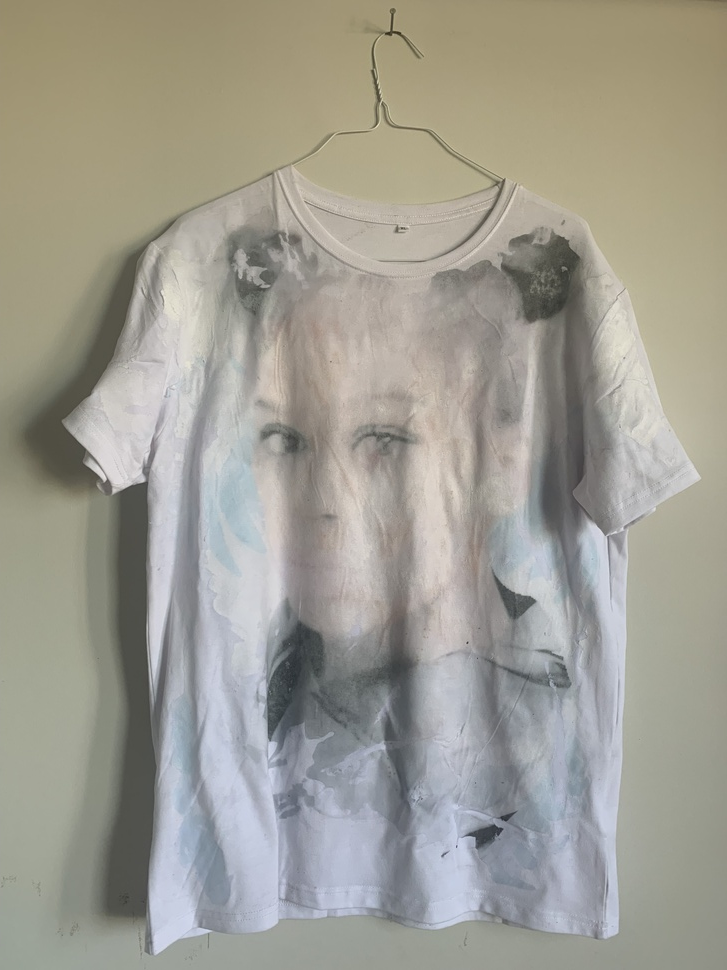
#> input picture assets/1762386487537-IMG_3360.jpeg, 727 x 970 px, shrunk from 3024 x 4032 before the run
$ python garment_detector.py ../../../assets/1762386487537-IMG_3360.jpeg
#> lines starting #> are read from the running program, lines starting #| are printed output that depends on the picture; after the words box and inside, x2 and y2 are one past the last pixel; in counts of white or black regions, pixels touching at a corner belong together
#> further down, image is the input picture: shape (970, 727, 3); mean B, G, R 146.6, 156.8, 159
"""
Garment Keypoint Detection Module

Automatically detects key measurement points on flat-laid garments
using computer vision (edge detection, contour analysis, heuristics).

Supported garment types:
- pants/jeans/leggings
- shirts/tops (coming soon)
- dresses/skirts (coming soon)
"""

import cv2
import numpy as np
from typing import Dict, List, Tuple, Optional
from dataclasses import dataclass
from enum import Enum


class GarmentType(Enum):
    PANTS = "pants"
    SHIRT = "shirt"
    DRESS = "dress"
    SKIRT = "skirt"
    UNKNOWN = "unknown"


@dataclass
class Keypoint:
    """A detected keypoint on the garment."""
    name: str
    x: float
    y: float
    confidence: float = 1.0


@dataclass
class Measurement:
    """A calculated measurement between keypoints."""
    name: str
    value_px: float  # in pixels
    value_cm: float  # in centimeters (if scale provided)
    start_point: str
    end_point: str


@dataclass
class DetectionResult:
    """Result of garment detection."""
    success: bool
    garment_type: GarmentType
    keypoints: List[Keypoint]
    measurements: Dict[str, float]
    contour: Optional[np.ndarray] = None
    error: Optional[str] = None


def preprocess_image(image: np.ndarray) -> Tuple[np.ndarray, np.ndarray]:
    """
    Preprocess image for garment detection.

    Returns:
        Tuple of (grayscale, edges)
    """
    # Convert to grayscale
    if len(image.shape) == 3:
        gray = cv2.cvtColor(image, cv2.COLOR_BGR2GRAY)
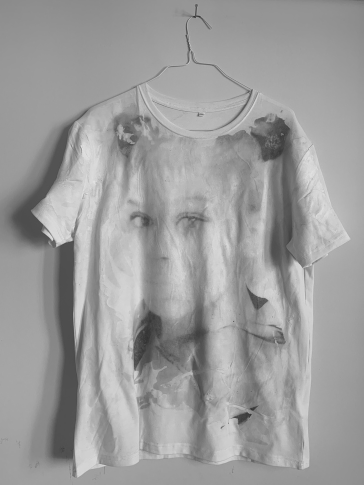
#> gray: shape (970, 727) (shown at 1/2 size); min 43, max 233, mean 156.3
    else:
        gray = image.copy()

    # Apply Gaussian blur to reduce noise
    blurred = cv2.GaussianBlur(gray, (5, 5), 0)

    # Edge detection using Canny
    edges = cv2.Canny(blurred, 30, 100)
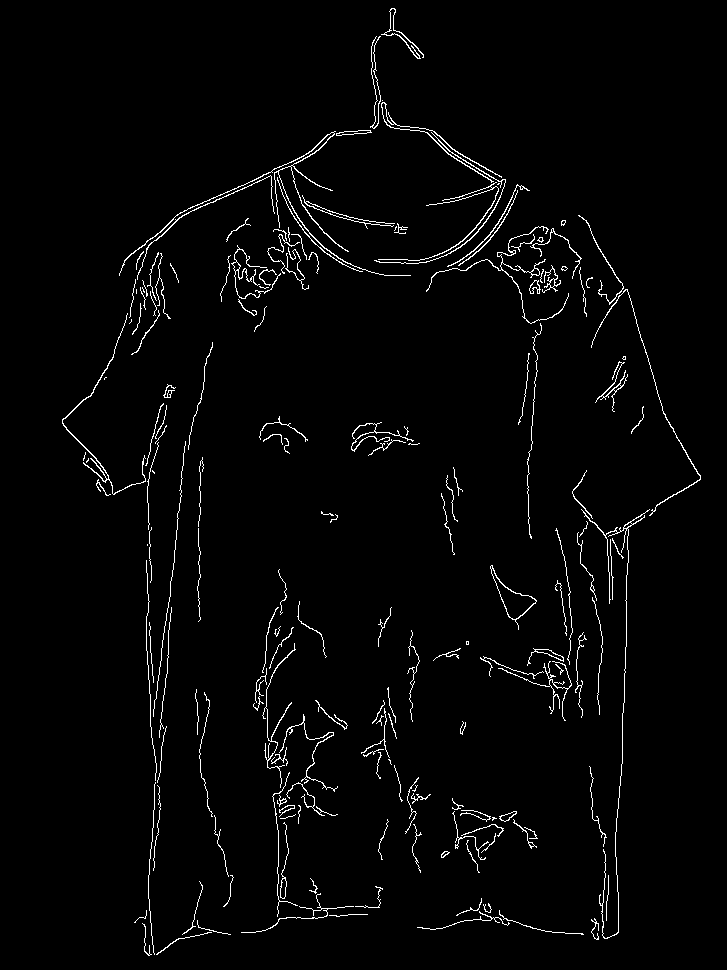
#> edges: shape (970, 727); 2.3% white in thin lines or dots, all inside (x1, y1, x2, y2) = (62, 8, 701, 956)

    # Dilate edges to connect broken lines
    kernel = np.ones((3, 3), np.uint8)
    edges = cv2.dilate(edges, kernel, iterations=2)
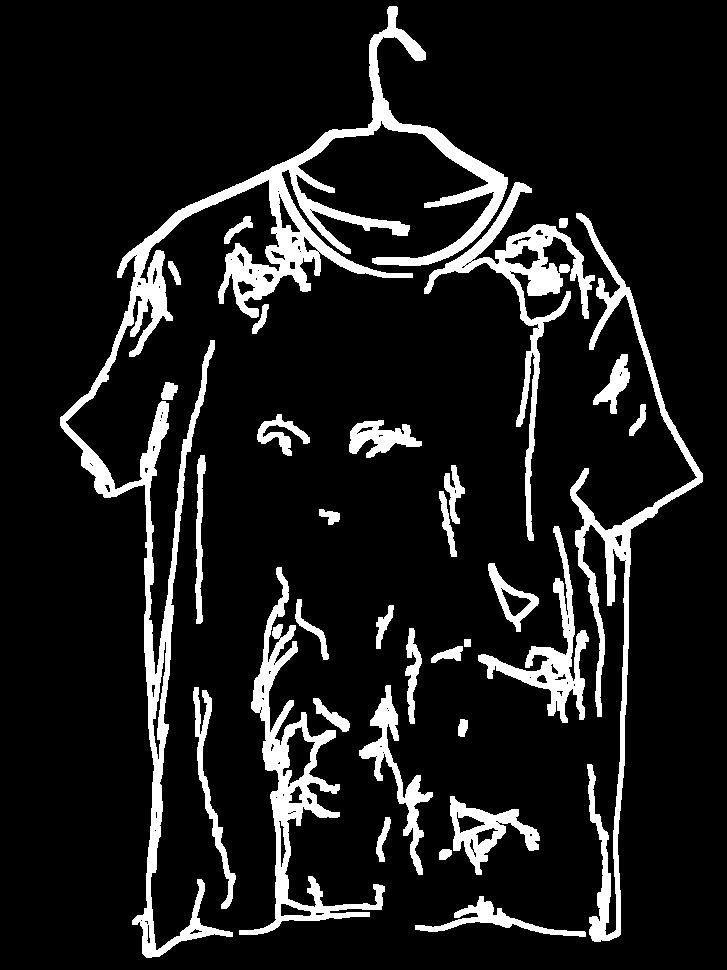
#> edges: shape (970, 727); 11.3% white; 32 white regions, largest, box (x1, y1, x2, y2) and area: (60, 6, 508, 958) 29953, (570, 213, 703, 942) 9947, (239, 567, 385, 935) 8972
    edges = cv2.erode(edges, kernel, iterations=1)
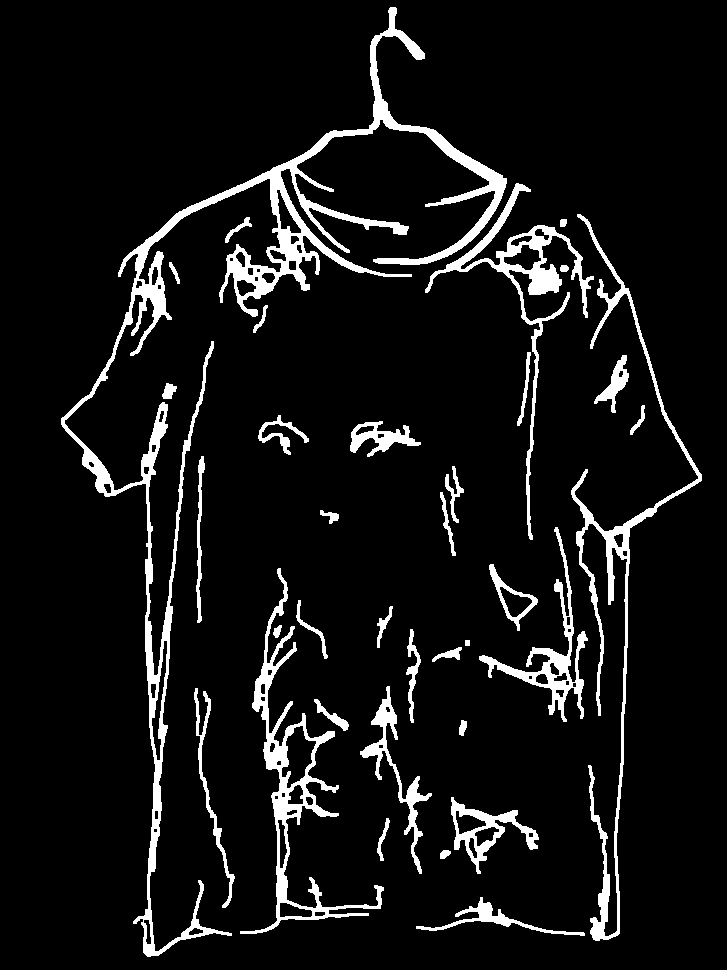
#> edges: shape (970, 727); 7.7% white; 35 white regions

    return gray, edges


def find_garment_contour(edges: np.ndarray, image_shape: Tuple[int, int]) -> Optional[np.ndarray]:
    """
    Find the main garment contour from edge image.

    Returns the largest contour that's likely the garment.
    """
#> called with image_shape = (970, 727)
    contours, _ = cv2.findContours(edges, cv2.RETR_EXTERNAL, cv2.CHAIN_APPROX_SIMPLE)
#> contours = 35 contours; largest, box (x1, y1, x2, y2) and area: (61, 7, 507, 957) 20496, (240, 568, 384, 934) 7302, (571, 214, 702, 941) 5137, (425, 183, 594, 540) 4757, (479, 527, 588, 722) 2820
#> (the rest of the program and of its run is left out)
